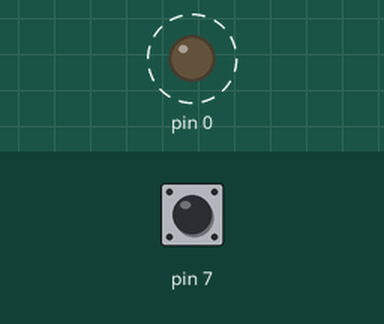
A sketch run on a simulated Arduino Uno, built with avr-gcc and run on an emulated ATmega328P. Shown: output pins drawn as LEDs (lit = HIGH). Dashed ring = blinking. Inputs (shaded band) come from the test bench; at power-on: pin 7 HIGH.

Above: at 1.8 s.
1.9 s: pin 7 pulled LOW for 3.2 s
Timing chart, 0 to 12.6 s (numbered marks = the images above; inputs shaded):
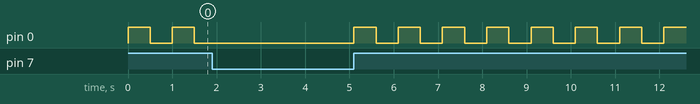

The sketch:

blink.ino
```cpp
/*
 * blink.ino
 *
 * Created: 10/12/2017 8:21:02 AM
 * Author: Mohsen Dastjerdi Zade
 *
 * Connect an LED to pin 0 and a push button to pin 7 of port B.
 * The LED blinks every second.
 * When the botton is pressed LED retains its current state.
 */

void setup()
{
	// Define pin 0 from port B as output and set low
	// LED
	pinMode(0, OUTPUT);
	digitalWrite(0, LOW);

	// define pin 7 from port B as pulled up input
	// Push button
	pinMode(7, INPUT_PULLUP);
}

loop ()
{
	// If push button is not pressed (pin in high)
	if (digitalRead(7)) {
		// Toggle LED pin
		digitalWrite(0, !digitalRead(0));
		// Wait half a second
		delay(500);
	}
}
```
